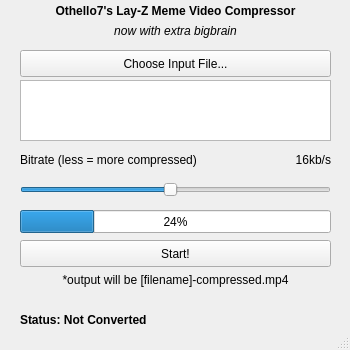
<?xml version="1.0" encoding="UTF-8"?>
<ui version="4.0">
 <class>MainWindow</class>
 <widget class="QMainWindow" name="MainWindow">
  <property name="geometry">
   <rect>
    <x>0</x>
    <y>0</y>
    <width>350</width>
    <height>350</height>
   </rect>
  </property>
  <property name="minimumSize">
   <size>
    <width>350</width>
    <height>350</height>
   </size>
  </property>
  <property name="maximumSize">
   <size>
    <width>350</width>
    <height>350</height>
   </size>
  </property>
  <property name="windowTitle">
   <string>Lay-Z Meme Video Compressor</string>
  </property>
  <widget class="QWidget" name="centralwidget">
   <widget class="QSlider" name="horizontalSlider">
    <property name="geometry">
     <rect>
      <x>20</x>
      <y>180</y>
      <width>311</width>
      <height>20</height>
     </rect>
    </property>
    <property name="minimum">
     <number>1</number>
    </property>
    <property name="maximum">
     <number>32</number>
    </property>
    <property name="value">
     <number>16</number>
    </property>
    <property name="orientation">
     <enum>Qt::Horizontal</enum>
    </property>
   </widget>
   <widget class="QLabel" name="label">
    <property name="geometry">
     <rect>
      <x>20</x>
      <y>150</y>
      <width>241</width>
      <height>20</height>
     </rect>
    </property>
    <property name="text">
     <string>Bitrate (less = more compressed)</string>
    </property>
   </widget>
   <widget class="QProgressBar" name="progressBar">
    <property name="geometry">
     <rect>
      <x>20</x>
      <y>210</y>
      <width>311</width>
      <height>23</height>
     </rect>
    </property>
    <property name="value">
     <number>24</number>
    </property>
   </widget>
   <widget class="QPushButton" name="pushButton">
    <property name="geometry">
     <rect>
      <x>20</x>
      <y>50</y>
      <width>311</width>
      <height>27</height>
     </rect>
    </property>
    <property name="text">
     <string>Choose Input File...</string>
    </property>
   </widget>
   <widget class="QTextBrowser" name="textBrowserFP">
    <property name="geometry">
     <rect>
      <x>20</x>
      <y>80</y>
      <width>311</width>
      <height>61</height>
     </rect>
    </property>
    <property name="verticalScrollBarPolicy">
     <enum>Qt::ScrollBarAsNeeded</enum>
    </property>
   </widget>
   <widget class="QPushButton" name="pushButton_2">
    <property name="geometry">
     <rect>
      <x>20</x>
      <y>240</y>
      <width>311</width>
      <height>27</height>
     </rect>
    </property>
    <property name="text">
     <string>Start!</string>
    </property>
   </widget>
   <widget class="QLabel" name="label_2">
    <property name="geometry">
     <rect>
      <x>20</x>
      <y>270</y>
      <width>311</width>
      <height>20</height>
     </rect>
    </property>
    <property name="text">
     <string>*output will be [filename]-compressed.mp4</string>
    </property>
    <property name="alignment">
     <set>Qt::AlignCenter</set>
    </property>
   </widget>
   <widget class="QLabel" name="label_3">
    <property name="geometry">
     <rect>
      <x>20</x>
      <y>0</y>
      <width>311</width>
      <height>21</height>
     </rect>
    </property>
    <property name="font">
     <font>
      <bold>true</bold>
     </font>
    </property>
    <property name="text">
     <string>Othello7's Lay-Z Meme Video Compressor</string>
    </property>
    <property name="alignment">
     <set>Qt::AlignCenter</set>
    </property>
   </widget>
   <widget class="QLabel" name="label_4">
    <property name="geometry">
     <rect>
      <x>20</x>
      <y>20</y>
      <width>311</width>
      <height>21</height>
     </rect>
    </property>
    <property name="font">
     <font>
      <italic>true</italic>
      <bold>false</bold>
     </font>
    </property>
    <property name="text">
     <string>now with extra bigbrain</string>
    </property>
    <property name="alignment">
     <set>Qt::AlignCenter</set>
    </property>
   </widget>
   <widget class="QLabel" name="compressionLabel">
    <property name="geometry">
     <rect>
      <x>270</x>
      <y>150</y>
      <width>61</width>
      <height>20</height>
     </rect>
    </property>
    <property name="text">
     <string>16kb/s</string>
    </property>
    <property name="alignment">
     <set>Qt::AlignRight|Qt::AlignTrailing|Qt::AlignVCenter</set>
    </property>
   </widget>
   <widget class="QLabel" name="statusLabel">
    <property name="geometry">
     <rect>
      <x>20</x>
      <y>310</y>
      <width>181</width>
      <height>20</height>
     </rect>
    </property>
    <property name="font">
     <font>
      <bold>true</bold>
     </font>
    </property>
    <property name="text">
     <string>Status: Not Converted</string>
    </property>
   </widget>
  </widget>
  <widget class="QStatusBar" name="statusbar"/>
 </widget>
 <resources/>
 <connections/>
</ui>
